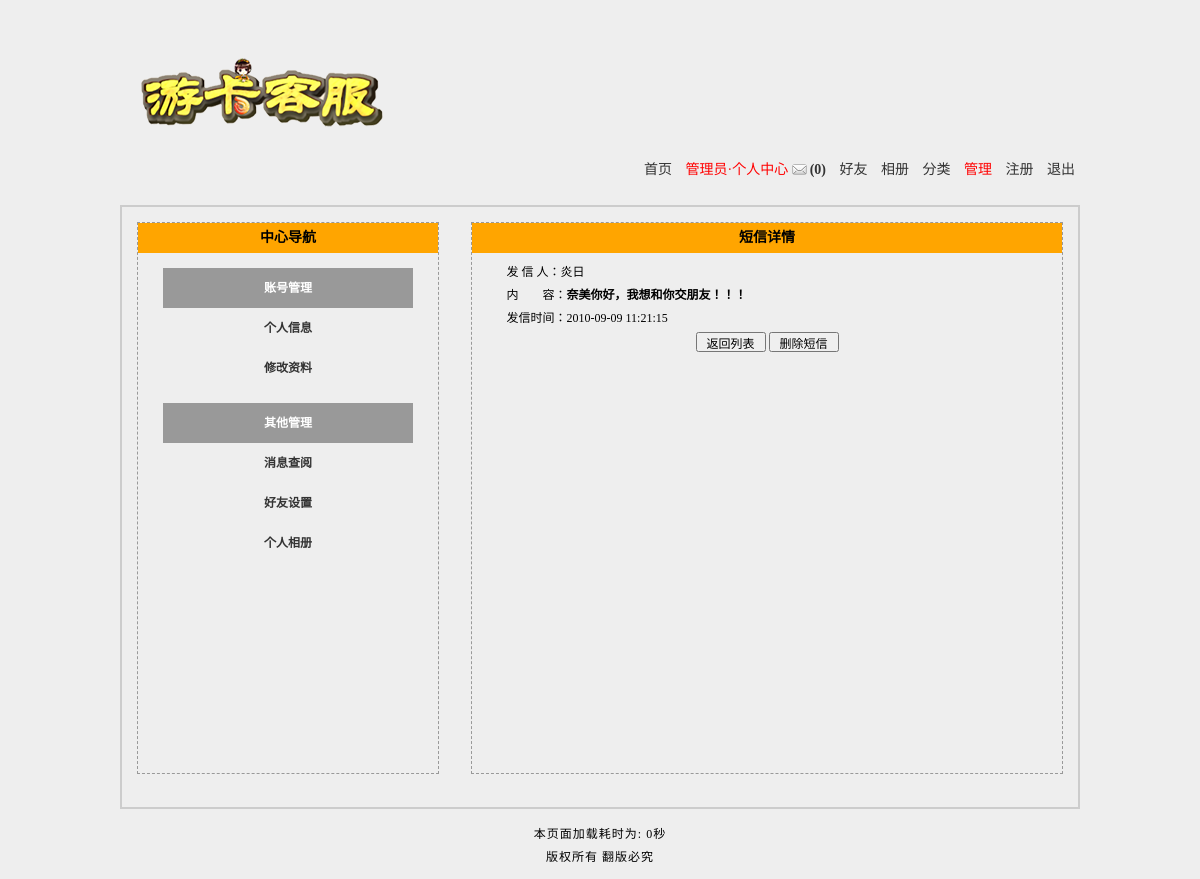
The page /member_message_detail.php?id=1 (signed in) on the database its author committed.
### tables this page shows
CREATE TABLE `tg_message` (
  `tg_id` mediumint(8) UNSIGNED NOT NULL COMMENT '//ID',
  `tg_touser` varchar(20) NOT NULL COMMENT '//收信人',
  `tg_fromuser` varchar(20) NOT NULL COMMENT '//发信人',
  `tg_content` varchar(200) NOT NULL COMMENT '//发信内容',
  `tg_state` tinyint(1) NOT NULL DEFAULT '0' COMMENT '//短信状态',
  `tg_date` datetime NOT NULL COMMENT '//发送时间'
);

### includes/mysql.func.php (called while the page is built, shortened)
<?php
function _query($_sql) {
	if (!$_result = mysql_query($_sql)) {
		exit('SQL执行失败'.mysql_error());
	}
	return $_result;
}
function _fetch_array($_sql) {
	return mysql_fetch_array(_query($_sql),MYSQL_ASSOC);
}
?>

### includes/global.func.php (called while the page is built, shortened)
<?php
function _html($_string) {
	if (is_array($_string)) {
		foreach ($_string as $_key => $_value) {
			$_string[$_key] = _html($_value);
		}
	} else {
		$_string = htmlspecialchars($_string);
	}
	return $_string;
}
?>

### member_message_detail.php (the view, shortened to what this page needs)
<?php
require dirname(__FILE__).'/includes/common.inc.php';
if (isset($_GET['id'])) {
	$_rows = _fetch_array("SELECT
															tg_id,tg_state,tg_fromuser,tg_content,tg_date
												FROM
															tg_message
											 WHERE
															tg_id='{$_GET['id']}'
												 LIMIT
															1
										");
	if ($_rows) {
		$_html= array();
		$_html['id']= $_rows['tg_id'];
		$_html['fromuser'] = $_rows['tg_fromuser'];
		$_html['content'] = $_rows['tg_content'];
		$_html['date'] = $_rows['tg_date'];
		$_html = _html($_html);
	} else {
		_alert_back('此短信不存在！');
	}
} else {
	_alert_back('非法登录');
}
?>
<!DOCTYPE html PUBLIC "-//W3C//DTD XHTML 1.0 Transitional//EN" "http://www.w3.org/TR/xhtml1/DTD/xhtml1-transitional.dtd">
<html xmlns="http://www.w3.org/1999/xhtml">
<head>
<?php
	require ROOT_PATH.'includes/title.inc.php';
?>
</head>
<body>
<?php
	require ROOT_PATH.'includes/header.inc.php';
?>
<div id="member">
<?php
	require ROOT_PATH.'includes/member.inc.php';
?>
	<div id="member_main">
		<h2>短信详情</h2>
		<dl>
			<dd>发 信 人：<?php echo $_html['fromuser']?></dd>
			<dd>内　　容：<strong><?php echo $_html['content']?></strong></dd>
			<dd>发信时间：<?php echo $_html['date']?></dd>
			<dd class="button"><input type="button"  value="返回列表" id="return" /> <input type="button" id="delete" name="<?php echo $_html['id']?>" value="删除短信" /></dd>
		</dl>
	</div>
</div>
<?php
	require ROOT_PATH.'includes/footer.inc.php';
?>
</body>
</html>

### styles/1/basic.css (style rules this page uses)
* { padding:0; margin:0; }
body { width:960px; margin:0 auto; background:#eee; font-size:14px; }
h2 { font-size:14px; background:orange; height:25px; line-height:25px; text-indent:10px; }
#header ul li a { text-decoration:none; color:#333; }
#header ul li strong.noread { background:url(../../images/noread.gif) no-repeat left center; padding:0 0 0 18px; }
#member { width:auto; height:600px; border:2px solid #ccc; font-size:12px; }
#member h2 { text-indent:0; text-align:center; height:30px; line-height:30px; }
#member #member_main { width:590px; height:550px; margin:15px; border:1px dashed #999; float:right; }

### styles/1/member_message_detail.css (style rules this page uses)
#member #member_main dl { width:90%; margin:10px auto; }
#member #member_main dl dd { margin:5px; line-height:150%; }
#member #member_main dl dd input { width:70px; height:20px; font-size:12px; cursor:pointer; }
#member #member_main dl dd.button { text-align:center; }

### rows shown on the page
tg_message: tg_fromuser "炎日", tg_content "奈美你好，我想和你交朋友！！！", tg_date "2010-09-09 11:21:15"

### other values the page prints
$_COOKIE['username'] "管理员"
$GLOBALS['message'] "(0)"
_runtime() - START_TIME "0"
